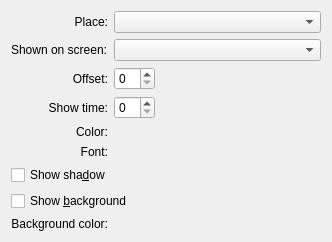
<ui version="4.0" >
 <class>OSDIfaceBase</class>
 <widget class="QWidget" name="OSDIfaceBase" >
  <property name="geometry" >
   <rect>
    <x>0</x>
    <y>0</y>
    <width>332</width>
    <height>236</height>
   </rect>
  </property>
  <property name="windowTitle" >
   <string></string>
  </property>
  <layout class="QGridLayout" >
   <property name="margin" >
    <number>11</number>
   </property>
   <property name="spacing" >
    <number>6</number>
   </property>
   <item row="2" column="0" >
    <widget class="QLabel" name="TextLabel2" >
     <property name="text" >
      <string>Offset:</string>
     </property>
     <property name="alignment" >
      <set>Qt::AlignRight|Qt::AlignTrailing|Qt::AlignVCenter</set>
     </property>
     <property name="wordWrap" >
      <bool>false</bool>
     </property>
    </widget>
   </item>
   <item row="2" column="1" >
    <widget class="QSpinBox" name="spnOffs" />
   </item>
   <item row="3" column="0" >
    <widget class="QLabel" name="TextLabel3" >
     <property name="text" >
      <string>Show time:</string>
     </property>
     <property name="alignment" >
      <set>Qt::AlignRight|Qt::AlignTrailing|Qt::AlignVCenter</set>
     </property>
     <property name="wordWrap" >
      <bool>false</bool>
     </property>
    </widget>
   </item>
   <item row="3" column="1" >
    <widget class="QSpinBox" name="spnTimeout" />
   </item>
   <item row="4" column="0" >
    <widget class="QLabel" name="TextLabel4" >
     <property name="text" >
      <string>Color:</string>
     </property>
     <property name="alignment" >
      <set>Qt::AlignRight|Qt::AlignTrailing|Qt::AlignVCenter</set>
     </property>
     <property name="wordWrap" >
      <bool>false</bool>
     </property>
    </widget>
   </item>
   <item row="5" column="0" >
    <widget class="QLabel" name="TextLabel5" >
     <property name="text" >
      <string>Font:</string>
     </property>
     <property name="alignment" >
      <set>Qt::AlignRight|Qt::AlignTrailing|Qt::AlignVCenter</set>
     </property>
     <property name="wordWrap" >
      <bool>false</bool>
     </property>
    </widget>
   </item>
   <item row="5" column="1" colspan="2" >
    <widget class="FontEdit" native="1" name="edtFont" />
   </item>
   <item row="4" column="1" >
    <widget class="QColorButton" native="1" name="btnColor" />
   </item>
   <item row="2" column="2" >
    <spacer>
     <property name="orientation" >
      <enum>Qt::Horizontal</enum>
     </property>
     <property name="sizeType" >
      <enum>QSizePolicy::Expanding</enum>
     </property>
     <property name="sizeHint" >
      <size>
       <width>20</width>
       <height>20</height>
      </size>
     </property>
    </spacer>
   </item>
   <item row="6" column="0" colspan="3" >
    <widget class="QCheckBox" name="chkShadow" >
     <property name="text" >
      <string>Show sha&amp;dow</string>
     </property>
    </widget>
   </item>
   <item row="7" column="0" colspan="3" >
    <widget class="QCheckBox" name="chkBackground" >
     <property name="text" >
      <string>Show &amp;background</string>
     </property>
    </widget>
   </item>
   <item row="8" column="0" >
    <widget class="QLabel" name="TextLabel6" >
     <property name="text" >
      <string>Background color:</string>
     </property>
     <property name="alignment" >
      <set>Qt::AlignRight|Qt::AlignTrailing|Qt::AlignVCenter</set>
     </property>
     <property name="wordWrap" >
      <bool>false</bool>
     </property>
    </widget>
   </item>
   <item row="8" column="1" >
    <widget class="QColorButton" native="1" name="btnBgColor" />
   </item>
   <item row="9" column="0" >
    <spacer>
     <property name="orientation" >
      <enum>Qt::Vertical</enum>
     </property>
     <property name="sizeType" >
      <enum>QSizePolicy::Expanding</enum>
     </property>
     <property name="sizeHint" >
      <size>
       <width>20</width>
       <height>20</height>
      </size>
     </property>
    </spacer>
   </item>
   <item row="0" column="0" >
    <widget class="QLabel" name="TextLabel1" >
     <property name="text" >
      <string>Place:</string>
     </property>
     <property name="alignment" >
      <set>Qt::AlignRight|Qt::AlignTrailing|Qt::AlignVCenter</set>
     </property>
     <property name="wordWrap" >
      <bool>false</bool>
     </property>
    </widget>
   </item>
   <item row="0" column="1" colspan="2" >
    <widget class="QComboBox" name="cmbPos" />
   </item>
   <item row="1" column="0" >
    <widget class="QLabel" name="lblScreen" >
     <property name="text" >
      <string>Shown on screen:</string>
     </property>
     <property name="wordWrap" >
      <bool>false</bool>
     </property>
    </widget>
   </item>
   <item row="1" column="1" colspan="2" >
    <widget class="QComboBox" name="cmbScreen" />
   </item>
  </layout>
 </widget>
 <customwidgets>
  <customwidget>
   <class>QColorButton</class>
   <extends>QWidget</extends>
   <header>qcolorbutton.h</header>
  </customwidget>
  <customwidget>
   <class>FontEdit</class>
   <extends>QWidget</extends>
   <header>fontedit.h</header>
  </customwidget>
 </customwidgets>
 <resources/>
 <connections/>
</ui>
